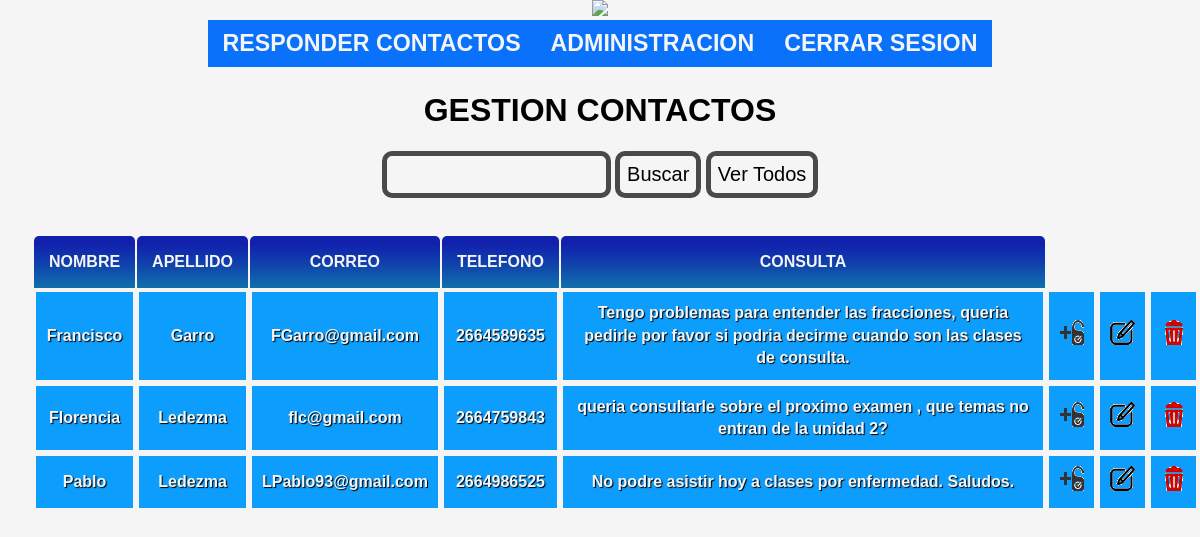
Page /RevistaDigital/contacto_buscar.php (signed in) on the committed database.
### tables this page shows
CREATE TABLE `contacto` (
  `id_contacto` int(11) NOT NULL,
  `nombre` text,
  `apellido` text,
  `correo` varchar(100) DEFAULT NULL,
  `telefono` varchar(20) DEFAULT NULL,
  `texto` varchar(500) DEFAULT NULL
);

### RevistaDigital/contacto_buscar.php (the view, shortened to what this page needs)
<!DOCTYPE html>
<html>
    <head>
	</head>
<body onload=document.formBuscar.filtro.focus()>
<?php
	include ("include/conexion.php");
	include ("include/menuAdmin.php");
	$message=""; $filtro=""; $SQLfiltro="";
	$action=""; $telefono=""; $filtro="";
?>
	<div align=center>
	<h1>GESTION CONTACTOS</h1>
    <form name=formBuscar method=post>
	<input class='boton' type=text name=filtro id=filtro size=15 maxlength=50 required onfocus=this.select() value="<?=$filtro?>">
	<input type=submit value=Buscar class='boton' onclick=Buscar();>
	<input type=button value='Ver Todos' class='boton' onclick=VerTodo();>
	</form>
	</div><br>
	<div align='center'><?=$message?></div><br>
	<?php
	$contactos = $cn->query("SELECT * FROM contacto ".$SQLfiltro." ORDER BY telefono");
	if (!$contactos->num_rows==0)
	{
		?>
		<table align=center class='table1'>
		<thead>
		<tr>
			<th></th>
			<th scope="col" abbr="Starter">NOMBRE</th>
			<th scope="col" abbr="Medium">APELLIDO</th>
			<th scope="col" abbr="Deluxe">CORREO</th>
			<th scope="col" abbr="Starter">TELEFONO</th>
			<th scope="col" abbr="Medium">CONSULTA</th>
		</tr>
		</thead>
		<?php
		while ($fila=$contactos->fetch_assoc())
		{
			echo "<tr>";
			echo "<th></th>";
			echo "<td>".$fila["nombre"]."</td>";
			echo "<td>".$fila["apellido"]."</td>";
            echo "<td>".$fila["correo"]."</td>";
			echo "<td>".$fila["telefono"]."</td>";
			echo "<td width=750px>".$fila["texto"]."</td>";
			echo "<td><input type=image  src='images/boton_agregar.gif' title='RESPONDER CONTACTO'	onclick=contacto_Agregar(".$fila["telefono"].");></td>";
			echo "<td><input type=image  src='images/boton_editar.gif' title='MODIFICAR CONTACTO' 	onclick=contacto_Editar(".$fila["telefono"].");></td>";
			echo "<td><input type=image  src='images/boton_borrar.gif'  title='ELIMINAR CONTACTO' 	onclick=contacto_Eliminar('".$fila["telefono"]."');></td>";
			echo "</tr>";
		}
		echo "</table>";
	}
	?>
</body>

### RevistaDigital/estilotabla.css (style rules this page uses)
html { min-height: 100%; position: relative; }
body { margin: 0; margin-bottom: 40px; background: whitesmoke; font-family: Arial, Helvetica, sans-serif; }
.boton { text-decoration: none; padding: 7px; font-weight: 30px; font-size: 20px; color: black; background-color: whitesmoke; border-radius: 10px; border: 5px solid rgba(0,0,0, 0.7); }
table.table1 { font-family: "Trebuchet MS", sans-serif; font-size: 16px; font-weight: bold; line-height: 1.4em; font-style: normal; border-collapse:separate; }
.table1 thead th { padding:15px; color:whitesmoke; background-color:rgba(15, 30, 172, 0.993); background:-webkit-gradient( linear, left bottom, left top, color-stop(0.02, rgba(15, 109, 172, 0.993)), color-stop(0.51, rgba(15, 60, 172, 0.996)), color-stop(0.87, rgba(15, 30, 172, 0.993)) ); background: -moz-linear-gradient( center bottom, rgb(2, 128, 247) 2%, rgb(2, 158, 217) 51%, rgb(2, 108, 200) 87% ); -webkit-border-top-left-radius:5px; -webkit-border-top-right-radius:5px; border-radius:5px 5px 0px 0px; border-top-left-radius:5px; border-top-right-radius:5px; }
.table1 thead th:empty { background:transparent; border:none; }
.table1 tbody td { padding:10px; text-align:center; background-color:rgba(5, 154, 253, 0.966); border: 2px solid whitesmoke; -moz-border-radius:2px; -webkit-border-radius:2px; border-radius:2px; color:whitesmoke; text-shadow:1px 1px 1px black; }

### rows in the picture
contacto: nombre "Francisco", apellido "Garro", correo "FGarro@gmail.com", telefono "2664589635", texto "Tengo problemas para entender las fracciones, queria pedirle por favor si podria decirme cuando son las clases de consulta."
contacto: nombre "Florencia", apellido "Ledezma", correo "flc@gmail.com", telefono "2664759843", texto "queria consultarle sobre el proximo examen , que temas no entran de la unidad 2?"
contacto: nombre "Pablo", apellido "Ledezma", correo "LPablo93@gmail.com", telefono "2664986525", texto "No podre asistir hoy a clases por enfermedad. Saludos."
